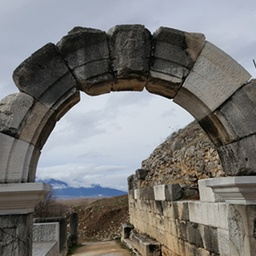
#> input picture Python/openCV/images/rotate.jpg, 256 x 256 px, shrunk from 360 x 360 before the run
$ python rotation.py
#> lines starting #> are read from the running program, lines starting #| are printed output that depends on the picture
### Python/openCV/Common/interpolation.py
import numpy as np, math, cv2
from  Common.utils import contain

# 크기 변경 함수
# [29 lines left out: functions scaling, scaling_nearest, scaling_nearest2, not called in this run]


def bilinear_value(img, pt):
    x, y = np.int32(pt)
    if y >= img.shape[0]-1: y = y - 1
    if x >= img.shape[1]-1: x = x - 1

    P1, P2, P3, P4 = np.float32(img[y:y+2,x:x+2].flatten())
    alpha, beta = pt[1] - y,  pt[0] - x                   # 거리 비율

    M1 = P1 + alpha * (P3 - P1)                      # 1차 보간
    M2 = P2 + alpha * (P4 - P2)
    P  = M1 + beta  * (M2 - M1)                     # 2차 보간
    return np.clip(P, 0, 255)                       # 화소값 saturation후 반환

# [45 lines left out: functions scaling_bilinear, translate, affine_transform, rotate_pt, not called in this run]

### Python/openCV/Common/utils.py
import numpy as np, cv2, time

# [12 lines left out: function print_matInfo, not called in this run]

# 수행시간 체크 함수
stime = 0
# [49 lines left out: functions ck_time, time_check, put_string, print_mat, not called in this run]

def contain(p, shape):                              # 좌표(y,x)가 범위내 인지 검사
    return 0<= p[0] < shape[0] and 0<= p[1] < shape[1]

def contain_pts(p, p1, p2):
    return p1[0] <= p[0] < p2[0] and p1[1] <= p[1] < p2[1]

# 시작점 종료점 사각형을 시작점, 크기 형식으로 변환
# [6 lines left out: function rect_convert, not called in this run]

# 시작점과 크기로 사각형 정의
def define_rect(pt, size):
    return (pt[0], pt[1], size[0], size[1])

# 시작점 종료점으로 사각형 정의
def define_rect_pt(pt1, pt2):
    size = np.subtract(pt2, pt1)            # 두좌표 차분 - 너비 높이 계산
    return (pt1[0], pt1[1], size[0], size[1])

### Python/openCV/rotation.py
#!/usr/bin/env python
# coding: utf-8

# In[2]:


import numpy as np,  cv2
from Common.interpolation import bilinear_value
from Common.utils import contain   , ck_time               # 사각형으로 범위 확인 함수


# In[ ]:


def rotate(img, degree):
    dst = np.zeros(img.shape[:2], img.dtype)                     # 목적 영상 생성
    radian = (degree/180) * np.pi                               # 회전 각도 - 라디언
    sin, cos = np.sin(radian), np.cos(radian)   # 사인, 코사인 값 미리 계산

    for i in range(img.shape[0]):                                       # 목적 영상 순회 - 역방향 사상
        for j in range(img.shape[1]):
            y = -j * sin + i * cos
            x =  j * cos + i * sin                  # 회선 변환 수식
            if contain((y, x), img.shape):             # 입력 영상의 범위 확인
                dst[i, j] = bilinear_value(img, [x, y])           # 화소값 양선형 보간
    return dst


# In[ ]:


def rotate_pt(img, degree, pt):
    dst = np.zeros(img.shape[:2], img.dtype)                     # 목적 영상 생성
    radian = (degree/180) * np.pi                               # 회전 각도 - 라디언
    sin, cos = np.sin(radian), np.cos(radian)   # 사인, 코사인 값 미리 계산

    for i in range(img.shape[0]):                              # 목적 영상 순회 - 역방향 사상
        for j in range(img.shape[1]):
            jj, ii = np.subtract((j, i), pt)                # 중심좌표 평행이동,
            y = -jj * sin + ii * cos               # 회선 변환 수식
            x =  jj * cos + ii * sin
            x, y = np.add((x, y), pt)
            if contain((y, x), img.shape):                      # 입력 영상의 범위 확인
                dst[i, j] = bilinear_value(img, [x, y])           # 화소값 양선형 보간
    return dst


# In[ ]:


image = cv2.imread('images/rotate.jpg', cv2.IMREAD_GRAYSCALE)
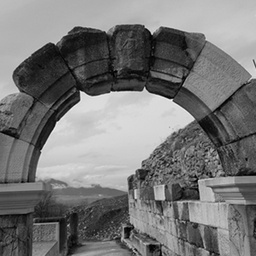
#> image: shape (256, 256); min 0, max 250, mean 119.7
if image is None: raise Exception("영상 파일을 읽기 에러")


# In[ ]:


center = np.divmod(image.shape[::-1], 2)[0]
#> center = [128, 128]
dst1 = rotate(image, 20)                                        # 원점 기준 회전 변환
#> the loop in rotate, `for i in range(img.shape[0]):` made 256 passes
#> after the loop in rotate, `for i in range(img.shape[0]):`:
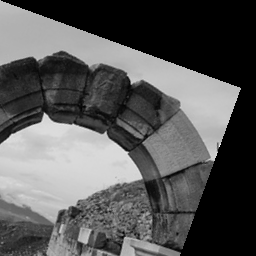
#> dst: shape (256, 256); min 0, max 246, mean 87.4
dst2 = rotate_pt(image, 20, center )                             # 영상 중심 기준 회전 변환
#> after the loop in rotate_pt, `for i in range(img.shape[0]):`:
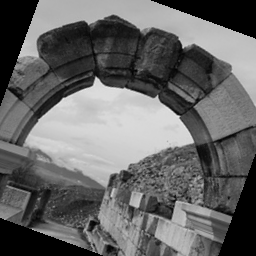
#> dst: shape (256, 256); min 0, max 236, mean 102.4


# In[ ]:


cv2.imshow("image", image)
cv2.imshow("dst1-rotated on org", dst1)
cv2.imshow("dst2-rotated on center", dst2)
cv2.waitKey(0)
cv2.destroyAllWindows()


# In[ ]:
